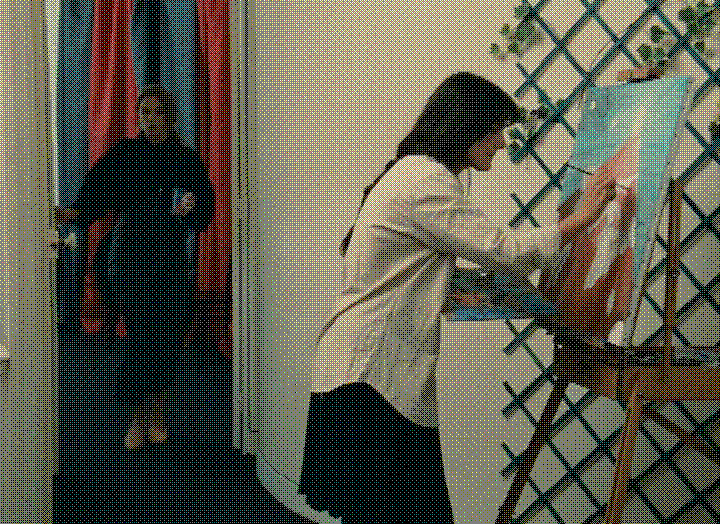
#> input picture brain_undither/code/data/dither/3.gif, 720 x 524 px; its folder holds 3 pictures in this run
$ python brain.py
#> lines starting #> are read from the running program, lines starting #| are printed output that depends on the picture; pictures that were not available may be replaced by others from this repository, and a replacement may not be noted
#> in mirror_load, img_file is the input picture: PIL image 720x524 P; mean R, G, B 93.9, 92.8, 78.2
### brain_undither/code/unmask.py
#arguments are <inputimage>

from PIL import Image
import sys
import math

M = [
[0 , 48, 12, 60, 3 , 51, 15, 63],
[32, 16, 44, 28, 35, 19, 47, 31],
[ 8, 56,  4, 52, 11, 59,  7, 55],
[40, 24, 36, 20, 43, 27, 39, 23],
[2 , 50, 14, 62, 1 , 49, 13, 61],
[34, 18, 46, 30, 33, 17, 45, 29],
[10, 58, 6 , 54, 9 , 57, 5 , 53],
[42, 26, 38, 22, 41, 25, 37, 21]
]
thresh=1.0/64.0

#Will not work if image does not have limited colors from ordered dithering.
def unmask(img_in):
    width, height = img_in.size
#> width = 720; height = 524

    no_cols = len(img_in.getcolors(maxcolors=256))
#> no_cols = 14
    colorbits = math.ceil(no_cols**(1. / 3))
#> colorbits = 3
    #colorbits = 3
    #input(no_cols)
    #convert to RGB
    img_in = img_in.convert('RGB')

    r = 256.0/colorbits
#> r = 85.33
    data = [list(img_in.getdata(0)),list(img_in.getdata(1)),list(img_in.getdata(2))]
    for x in range(width):
        for y in range(height):
            #print(M[x%8][y%8])
            delta = int(r*((thresh*M[(y)%8][(x)%8])-0.5))
            data[0][y*width+x] += delta
            data[1][y*width+x] += delta
            data[2][y*width+x] += delta
#> after the loop, data = 3 items
    #print(data)

    img_in.putdata(list(zip(data[0],data[1],data[2])))
    return img_in

### brain_undither/code/brain.py
import numpy as np
import pickle
import unmask
import ann
import pca
from PIL import Image, ImageFilter
import os

#Must be odd!
region_dim = 7

img_dither_folder = "./data/dither/"
img_orig_folder = "./data/orig/"

def mirror_load(img_in):
    img_file = Image.open(img_in)
    img_file = unmask.unmask(img_file)
    width, height = img_file.size
#> width = 720; height = 524
    half = int(region_dim/2)
    outputimage = Image.new('RGB',(width+region_dim-1,height+region_dim-1),0)
#> outputimage: PIL image 726x530 RGB; every value is 0
    #Paste center
    outputimage.paste(img_file, box=(half,half))
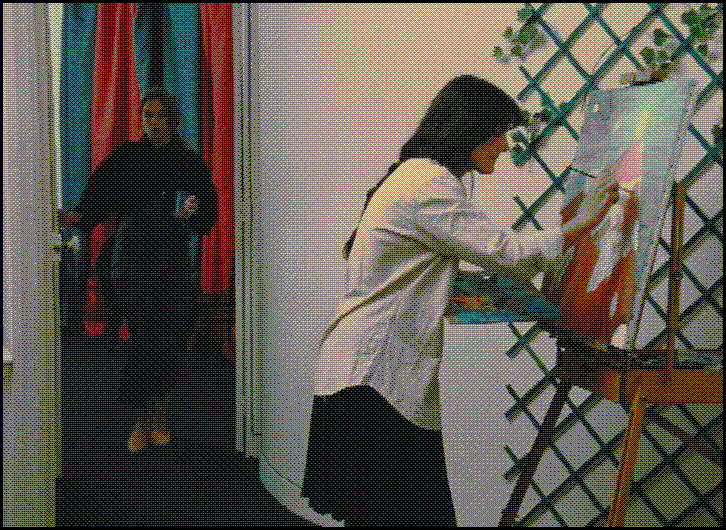
#> outputimage: PIL image 726x530 RGB; mean R, G, B 93.1, 91.6, 77.5
    #Paste top
    outputimage.paste(img_file.crop((0,0,width,half)), box=(half,0))
    #Paste bottom
    outputimage.paste(img_file.crop((0,height-half,width,height)), box=(half,half+height))
    #Paste left
    outputimage.paste(img_file.crop((0,0,half,height)), box=(0,half))
    #Paste right
    outputimage.paste(img_file.crop((width-half,0,width,height)), box=(half+width,half))
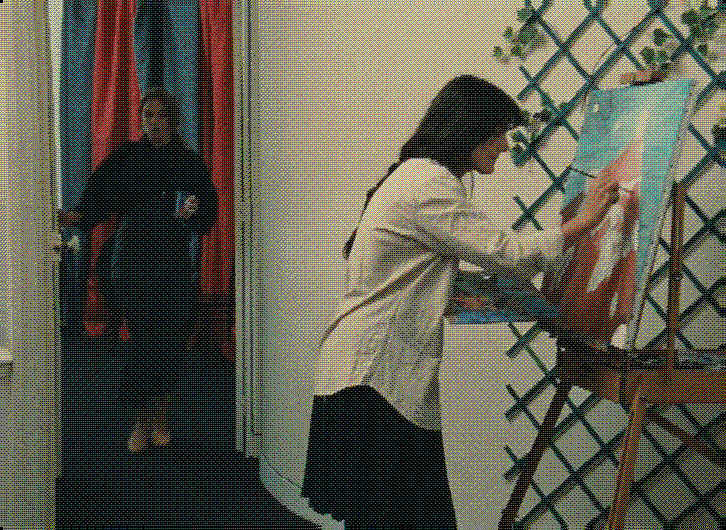
#> outputimage: PIL image 726x530 RGB; mean R, G, B 95.1, 93.5, 79.1
    #Paste top left corner
    outputimage.paste(img_file.crop((0,0,half,half)), box=(0,0))
    #Paste top right corner
    outputimage.paste(img_file.crop((width-half,0,width,half)), box=(width+half,0))
    #Paste bottom right corner
    outputimage.paste(img_file.crop((width-half,height-half,width,height)), box=(width+half,height+half))
    #Paste bottom left corner
    outputimage.paste(img_file.crop((0,height-half,half,height)), box=(0,half+height))

    img_file.close()
    return outputimage

def crop_and_copy(img_border_file,lxi,lyi):
    #half = int(region_dim/2)
    width, height = img_border_file.size
    width -= (region_dim-1)
    height -= (region_dim-1)
    crop_left = lxi
    crop_tot_left = width+lxi
    crop_top = lyi
    crop_tot_top = height+lyi
    #img_border_file.crop((crop_left,crop_top,crop_tot_left,crop_tot_top)).save("border ({},{}).png".format(lxi,lyi))
    return img_border_file.crop((crop_left,crop_top,crop_tot_left,crop_tot_top))

# [18 lines left out: function img_to_vecs, not called in this run]

def imgs_to_x_y_vecs(img_dither,img_orig,keep):
    #load
    img_dither_file = mirror_load(img_dither)
    img_orig_file = Image.open(img_orig)
    width, height = img_orig_file.size
#> width = 720; height = 524
    half_region = int(region_dim/2)

    indicies = np.arange(width*height)
    np.random.shuffle(indicies)
    indicies = indicies[:keep]

    data = np.zeros((len(indicies),3*(region_dim*region_dim+1)), float)
    for lyi in range(0,region_dim):
        for lxi in range(0,region_dim):
            temp = crop_and_copy(img_dither_file,lxi,lyi)
            #print(list(temp.getdata(0)))
            data[:,lyi*region_dim+lxi] = (np.array(list(temp.getdata(0)))/255.0)[indicies]
            data[:,(lyi*region_dim+lxi)*2] = (np.array(list(temp.getdata(1)))/255.0)[indicies]
            data[:,(lyi*region_dim+lxi)*3] = (np.array(list(temp.getdata(2)))/255.0)[indicies]
            temp.close()

    data[:,region_dim*region_dim*3] = (np.array(list(img_orig_file.getdata(0))))[indicies].tolist()
#> (the run stopped early here; a loop or call above may not have finished)

$ run again, on HPC2/data/image21.pgm
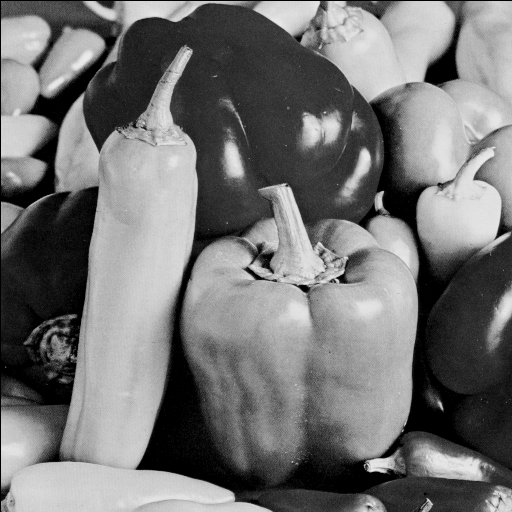
#> input picture HPC2/data/image21.pgm, 512 x 512 px, found by its file name
#> in mirror_load, img_file is the input picture: PIL image 512x512 L; min 0, max 237, mean 115.6
#> no_cols = 238
#> colorbits = 7
#> r = 36.57
#> after the loop in unmask, `for x in range(width):`: data = 3 items
#> in mirror_load, `outputimage.paste(img_file, box=(half,half))`:
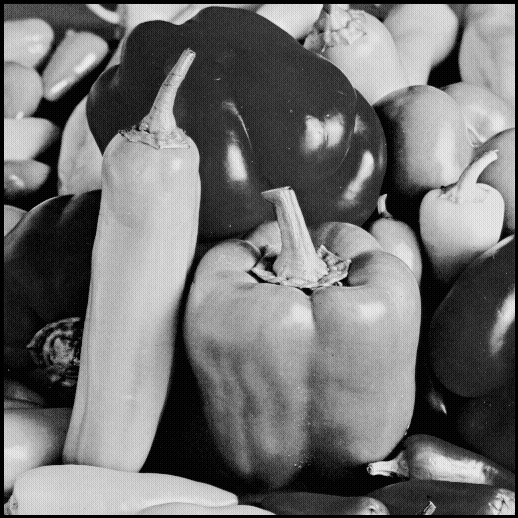
#> outputimage: PIL image 518x518 RGB; min 0, max 253, mean 113
#> in mirror_load, `outputimage.paste(img_file.crop((0,0,half,height)), box=(0,half))`:
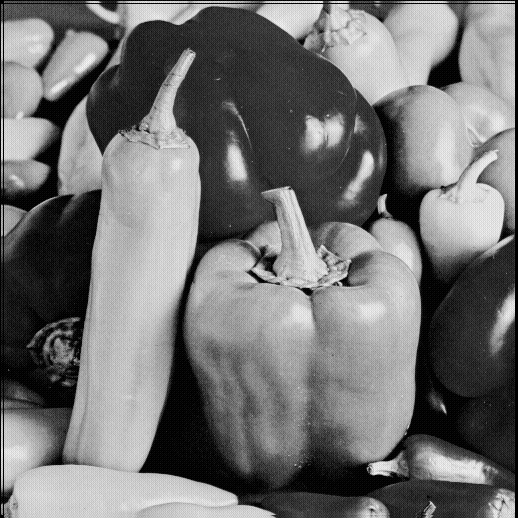
#> outputimage: PIL image 518x518 RGB; min 0, max 253, mean 114.9
